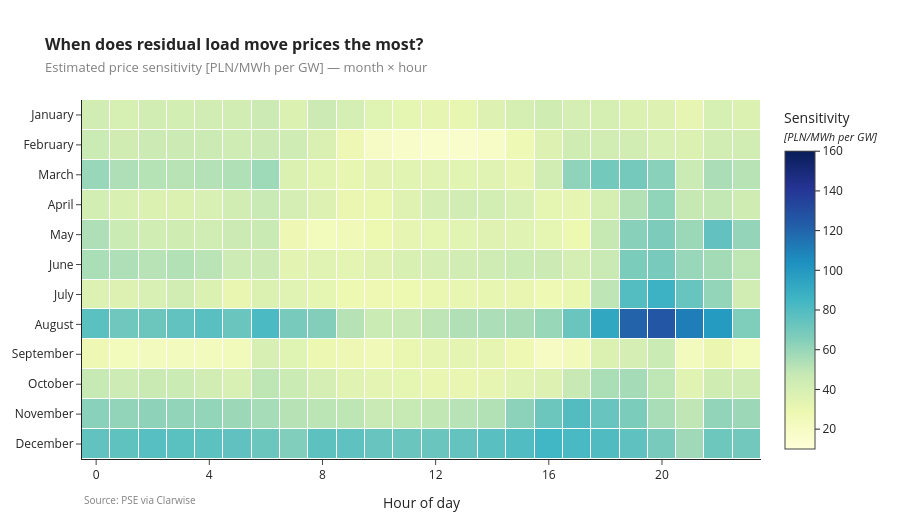

Notebook code cell kept with this figure:
### Markdown cell above
## Figure 3 — Sensitivity surface (∂Price / ∂ResidualLoad)

Local linear slope of price on residual load fitted _within each (month, hour) cell_ across
all available years. Units: PLN/MWh per GW. Cells with fewer than 50 observations are
masked.

### Code cell
def cell_slope(group, xcol="residual_load_gw", ycol="rce", min_n=50):
    x = group[xcol].to_numpy(dtype=float)
    y = group[ycol].to_numpy(dtype=float)
    mask = np.isfinite(x) & np.isfinite(y)
    x, y = x[mask], y[mask]
    if len(x) < min_n:
        return np.nan
    lo, hi = np.quantile(x, [0.005, 0.995])
    m = (x >= lo) & (x <= hi)
    x, y = x[m], y[m]
    if len(x) < min_n or x.std() == 0:
        return np.nan
    slope, _intercept = np.polyfit(x, y, 1)
    return float(slope)


rows_ = []
for (m, h), g in df.groupby(["month", "hour"]):
    rows_.append(
        {
            "month": int(m),
            "hour": int(h),
            "slope_pln_per_gw": cell_slope(g),
            "n": len(g),
            "mean_residual_gw": float(g["residual_load_gw"].mean()),
        }
    )
sens = pd.DataFrame(rows_).sort_values(["month", "hour"]).reset_index(drop=True)

month_names = [calendar.month_name[m] for m in range(1, 13)]
heat = sens.pivot(
    index="month", columns="hour", values="slope_pln_per_gw"
).reindex(index=range(1, 13), columns=range(0, 24))

fig3 = go.Figure(
    data=go.Heatmap(
        z=heat.values,
        x=list(heat.columns),
        y=[month_names[m - 1] for m in heat.index],
        colorscale="YlGnBu",
        zmin=10,
        zmax=160,
        colorbar=dict(
            title=(
                "Sensitivity<br>"
                "<span style='font-size:11px;font-style:italic'>[PLN/MWh per GW]</span>"
            ),
            ticks="outside",
        ),
        xgap=1,
        ygap=1,
    )
)
fig3.update_layout(
    title=dict(
        text=(
            "<span style='font-size:16px;font-weight:bold'>When does residual load move prices the most?</span>"
            "<br><span style='font-size:13px;color:gray'>Estimated price sensitivity [PLN/MWh per GW] — month × hour</span>"
        )
    ),
    template="simple_white",
    plot_bgcolor="#ffffff",
    paper_bgcolor="#ffffff",
    height=520,
    margin=dict(t=100, b=60, l=80, r=40),
)
fig3.update_xaxes(
    title="Hour of day",
    tickmode="array",
    tickvals=[0, 4, 8, 12, 16, 20],
    showgrid=False,
)
fig3.update_yaxes(autorange="reversed", showgrid=False)
fig3.add_annotation(
    text="Source: PSE via Clarwise",
    xref="paper",
    yref="paper",
    x=0.0,
    y=-0.14,
    xanchor="left",
    showarrow=False,
    font=dict(size=10, color="gray"),
)
fig3.show()

heat.round(0)

### Figure 1 — Plotly figure (JSON) as saved in the notebook; plotly's stock layout.template omitted (floating-point values rounded to 4 significant figures; data arrays with more than 128 entries replaced by an {"elided": "..."} marker saying what was removed)
{"data": [{"colorbar": {"ticks": "outside", "title": {"text": "Sensitivity<br><span style='font-size:11px;font-style:italic'>[PLN/MWh per GW]</span>"}}, "colorscale": [[0, "rgb(255,255,217)"], [0.125, "rgb(237,248,177)"], [0.25, "rgb(199,233,180)"], [0.375, "rgb(127,205,187)"], [0.5, "rgb(65,182,196)"], [0.625, "rgb(29,145,192)"], [0.75, "rgb(34,94,168)"], [0.875, "rgb(37,52,148)"], [1, "rgb(8,29,88)"]], "type": "heatmap", "x": [0, 1, 2, 3, 4, 5, 6, 7, 8, 9, 10, 11, 12, 13, 14, 15, 16, 17, 18, 19, 20, 21, 22, 23], "xgap": 1, "y": ["January", "February", "March", "April", "May", "June", "July", "August", "September", "October", "November", "December"], "ygap": 1, "z": {"elided": "12x24 float values"}, "zmax": 160, "zmin": 10}], "layout": {"annotations": [{"font": {"color": "gray", "size": 10}, "showarrow": false, "text": "Source: PSE via Clarwise", "x": 0, "xanchor": "left", "xref": "paper", "y": -0.14, "yref": "paper"}], "height": 520, "margin": {"b": 60, "l": 80, "r": 40, "t": 100}, "paper_bgcolor": "#ffffff", "plot_bgcolor": "#ffffff", "title": {"text": "<span style='font-size:16px;font-weight:bold'>When does residual load move prices the most?</span><br><span style='font-size:13px;color:gray'>Estimated price sensitivity [PLN/MWh per GW] — month × hour</span>"}, "xaxis": {"showgrid": false, "tickmode": "array", "tickvals": [0, 4, 8, 12, 16, 20], "title": {"text": "Hour of day"}}, "yaxis": {"autorange": "reversed", "showgrid": false}}}
